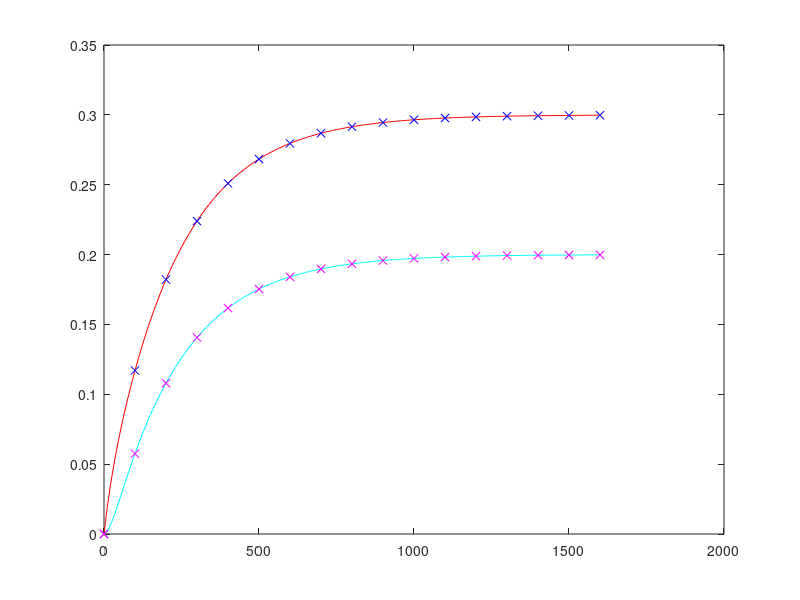

MATLAB code for this plot:
clear all
close all
clc

RH1= 5;
RH2 = 10;
S1 = 0.01;
S2 = 0.01;
ro = 1000;
CH1 = ro * S1;
CH2 = ro * S2;

G1 = tf([RH1*RH2*CH2 RH1+RH2], [RH1*RH2*CH1*CH2 RH1*CH1+RH2*CH1+RH2*CH2 1]);
G2 = tf([RH2], [RH1*RH2*CH1*CH2 RH1*CH1+RH2*CH1+RH2*CH2 1]);

t1 = 0:10:1600;
t2 = 0:100:1600;

[Y1, T1] = step(G1, t1);
[Y2, T2] = step(G1, t2);

[Y3, T3] = step(G2, t1);
[Y4, T4] = step(G2, t2);

figure;
plot(T1, Y1*0.02, 'r', T2, Y2*0.02, 'bx', T3,  Y3*0.02, 'c', T4, Y4*0.02, 'mx')
%saveas(gcf,'Graph1.jpg')
